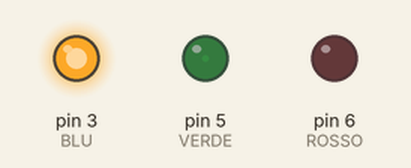
Recording of a sketch running on a simulated Arduino Uno, built with avr-gcc and run on an emulated ATmega328P. On the bench: output pins drawn as LEDs (lit = HIGH).

Above: at 0.05 s.
At 0.95 s:
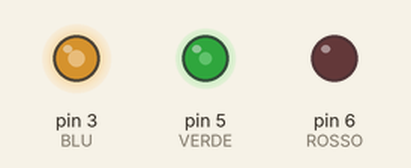
At 1.8 s:
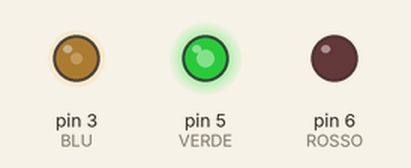
At 3.6 s:
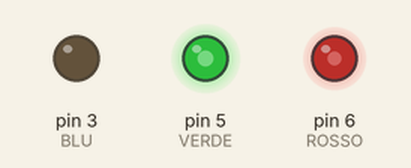
At 5.35 s:
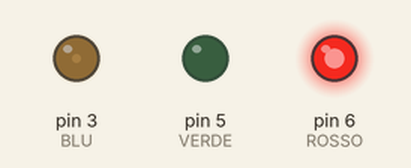
At 7.15 s:
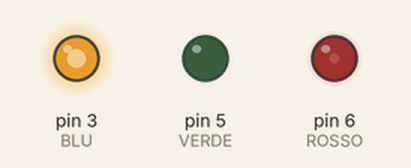
Timing chart, 0 to 10.0 s (numbered marks = the images above):
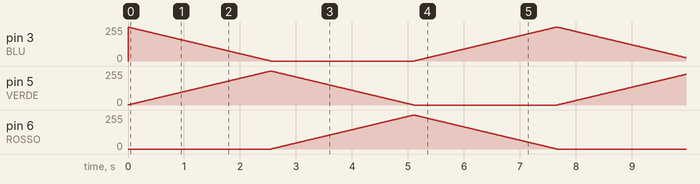

The sketch:

MY_RGB_LED.ino
```cpp
#define BLU 3
#define VERDE 5
#define ROSSO 6

void setup () {
  pinMode (BLU, OUTPUT);
  pinMode (VERDE, OUTPUT);
  pinMode (ROSSO, OUTPUT);
  digitalWrite (BLU, HIGH);
  digitalWrite (VERDE, LOW);
  digitalWrite (ROSSO, LOW);
}

int bluValue;
int verdeValue;
int rossoValue;

void loop () {
  #define TEMPO 10

  bluValue = 255;
  verdeValue = 0;
  rossoValue = 0;

for (int i = 0; i < 255; i += 1) {

bluValue -= 1;
verdeValue += 1;
analogWrite (BLU, bluValue);
analogWrite (VERDE, verdeValue);
delay (TEMPO);
}

for (int i = 0; i < 255; i += 1) {

verdeValue -= 1;
rossoValue += 1;
analogWrite (VERDE, verdeValue);
analogWrite (ROSSO, rossoValue);
delay (TEMPO);
}

for (int i = 0; i < 255; i += 1) {

rossoValue -= 1;
bluValue += 1;
analogWrite (ROSSO, rossoValue);
analogWrite (BLU, bluValue);
delay (TEMPO);
}
}
```
